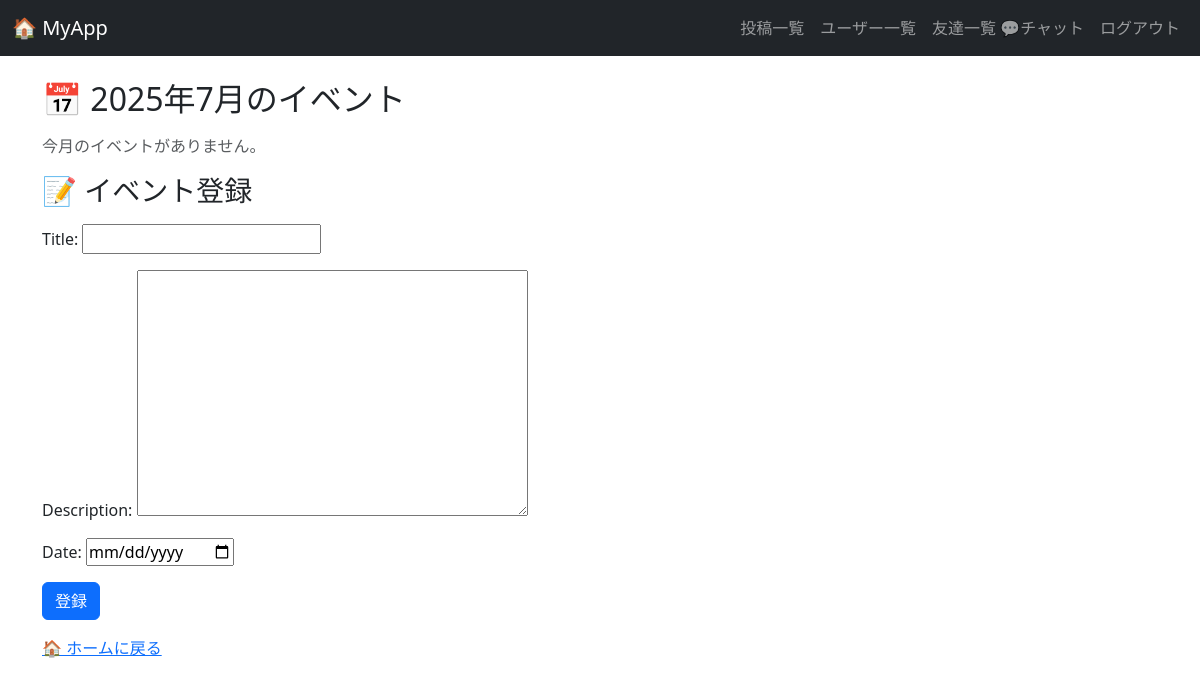
Before: /dashboard/ (signed in) with the older database file.
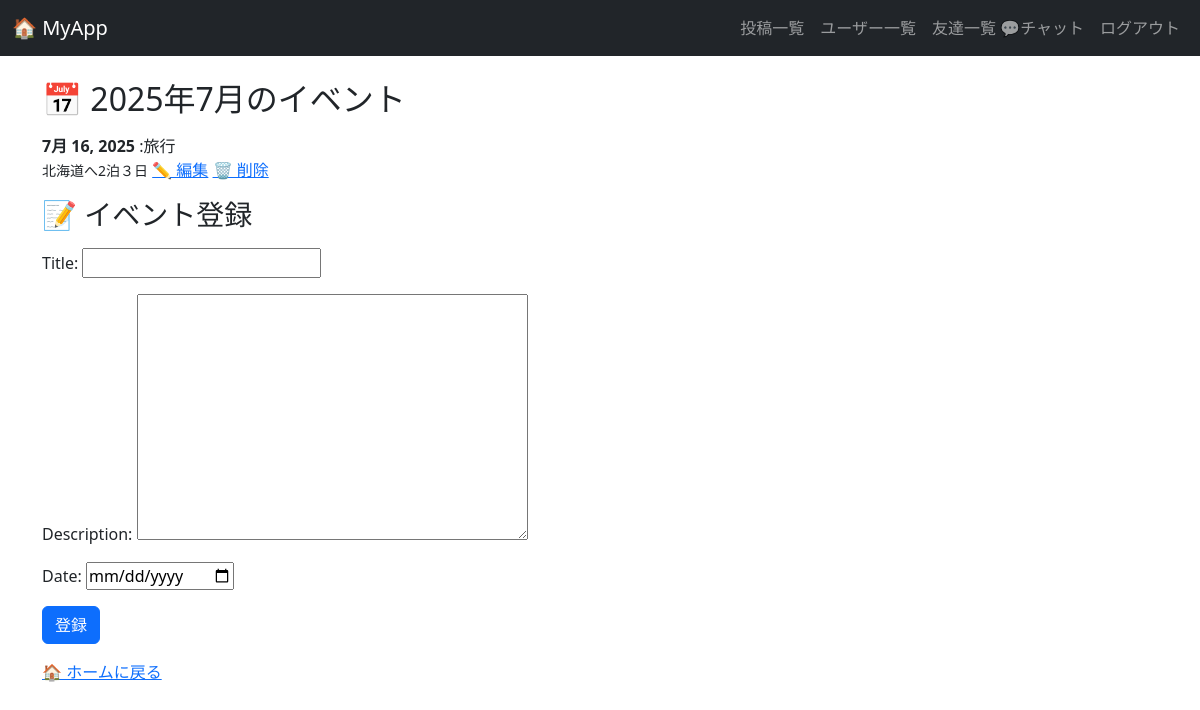
After: the same page with the newer database file.
### app/models.py (models this page shows, shortened)
class Event(models.Model):
    title = models.CharField(max_length=100)
    description = models.TextField(blank=True)
    date = models.DateField()
    owner = models.ForeignKey(User, on_delete=models.CASCADE)

### app/views.py (the view)
# urls.py: path('dashboard/', views.dashboard_view, name='dashboard'),  #  ダッシュボードページ
@login_required
def dashboard_view(request):
    today = timezone.now().date()
    month = today.month
    year = today.year
    events = Event.objects.filter(
        owner=request.user,
        date__year=year,
        date__month=month
    ).order_by('date')
    if request.method == 'POST':
        form = EventForm(request.POST)
        if form.is_valid():
            event = form.save(commit=False)
            event.owner = request.user
            event.save()
            return redirect('dashboard')
    else:
        form = EventForm()
    return render(request, 'app/dashboard.html', {
        'form': form,
        'events': events,
        'today': today,
    })

### app/forms.py
class EventForm(forms.ModelForm):
    class Meta:
        model = Event
        fields = ['title', 'description', 'date']
        widgets = {
            'date': forms.DateInput(attrs={'type': 'date'}),
        }

### app/context_processors.py (called while the page is built)
def unread_count(request):
    if request.user.is_authenticated:
        count = ChatMessage.objects.filter(receiver=request.user, is_read=False).count()
    else:
        count = 0
    return {'unread_count': count}

### app/templates/app/dashboard.html (shortened to what this page needs)
{% extends 'app/base.html' %}
{% block content %}
<div class="container mt-4">
    <h2>📅 {{ today|date:'Y年n月' }}のイベント</h2>
    <ul class="list-group-item my-3">
        {% for event in events %}
            <li class="list-group-item">
                <strong>{{ event.date }}</strong> :{{ event.title }}
                {%if event.description %}
                    <br><small>{{ event.description }}</small>
                {% endif %}
                <a href="{% url 'edit_event' event.id %}">✏️ 編集</a>
                <a href="{% url 'delete_event' event.id %}">🗑️ 削除</a>
            </li>
        {% empty %}
        <li class="list-group-item text-muted">今月のイベントがありません。</li>
        {% endfor %}
    </ul>
    <h3>📝 イベント登録</h3>
    <form method="post" class="my-3">
        {{ form.as_p }}
        <button type="submit" class="btn btn-primary">登録</button>
    </form>
    <p><a href="{% url 'home' %}">🏠 ホームに戻る</a></p>
</div>
{% endblock %}

Changed rows visible on the page:
added Event: date "7月 16, 2025", title "旅行", description "北海道へ2泊３日"
Other visible differences:
text no longer shown: "今月のイベントがありません。"
